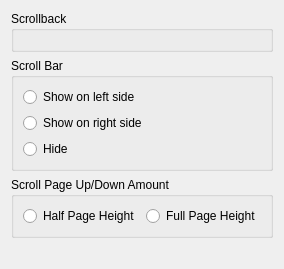
     <widget class="QWidget" name="scrollingTab">
      <attribute name="title">
       <string>Scrolling</string>
      </attribute>
      <layout class="QVBoxLayout">
       <item>
        <widget class="QGroupBox" name="groupBox_6">
         <property name="title">
          <string>Scrollback</string>
         </property>
         <property name="flat">
          <bool>true</bool>
         </property>
         <layout class="QVBoxLayout">
          <item>
           <widget class="Konsole::HistorySizeWidget" name="historySizeWidget" native="true"/>
          </item>
         </layout>
        </widget>
       </item>
       <item>
        <widget class="QGroupBox" name="groupBox_7">
         <property name="title">
          <string>Scroll Bar</string>
         </property>
         <property name="flat">
          <bool>true</bool>
         </property>
         <layout class="QVBoxLayout">
          <item>
           <widget class="QRadioButton" name="scrollBarLeftButton">
            <property name="sizePolicy">
             <sizepolicy hsizetype="Preferred" vsizetype="Fixed">
              <horstretch>0</horstretch>
              <verstretch>0</verstretch>
             </sizepolicy>
            </property>
            <property name="toolTip">
             <string>Show the scroll bar on the left side of the terminal window</string>
            </property>
            <property name="text">
             <string>Show on left side</string>
            </property>
           </widget>
          </item>
          <item>
           <widget class="QRadioButton" name="scrollBarRightButton">
            <property name="sizePolicy">
             <sizepolicy hsizetype="Preferred" vsizetype="Fixed">
              <horstretch>0</horstretch>
              <verstretch>0</verstretch>
             </sizepolicy>
            </property>
            <property name="toolTip">
             <string>Show the scroll bar on the right side of the terminal window</string>
            </property>
            <property name="text">
             <string>Show on right side</string>
            </property>
           </widget>
          </item>
          <item>
           <widget class="QRadioButton" name="scrollBarHiddenButton">
            <property name="sizePolicy">
             <sizepolicy hsizetype="Preferred" vsizetype="Fixed">
              <horstretch>0</horstretch>
              <verstretch>0</verstretch>
             </sizepolicy>
            </property>
            <property name="toolTip">
             <string>Hide the scroll bar</string>
            </property>
            <property name="text">
             <string comment="@option:radio Hide the scroll bar">Hide</string>
            </property>
           </widget>
          </item>
         </layout>
        </widget>
       </item>
       <item>
        <widget class="QGroupBox" name="groupBox_15">
         <property name="title">
          <string>Scroll Page Up/Down Amount</string>
         </property>
         <property name="flat">
          <bool>true</bool>
         </property>
         <layout class="QGridLayout" name="gridLayout_34">
          <item row="0" column="0">
           <widget class="QRadioButton" name="scrollHalfPage">
            <property name="toolTip">
             <string>Scroll the page the half height of window</string>
            </property>
            <property name="text">
             <string>Half Page Height</string>
            </property>
           </widget>
          </item>
          <item row="0" column="1">
           <widget class="QRadioButton" name="scrollFullPage">
            <property name="toolTip">
             <string>Scroll the page the full height of window</string>
            </property>
            <property name="text">
             <string>Full Page Height</string>
            </property>
           </widget>
          </item>
         </layout>
        </widget>
       </item>
       <item>
        <spacer>
         <property name="orientation">
          <enum>Qt::Vertical</enum>
         </property>
         <property name="sizeHint" stdset="0">
          <size>
           <width>20</width>
           <height>20</height>
          </size>
         </property>
        </spacer>
       </item>
      </layout>
     </widget>
